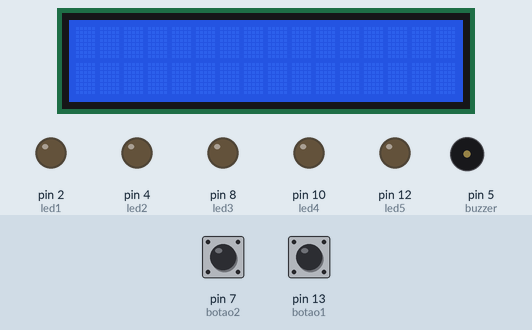
The sketch below on a simulated Arduino Uno, built with avr-gcc and run on an emulated ATmega328P. Shown: 16×2 character LCD, output pins drawn as LEDs (lit = HIGH), buzzer (waves = sounding). Inputs (shaded band) come from the test bench; at power-on: pin 7 (botao2) LOW, pin 13 (botao1) LOW.

Above: at 1.2 s.
1.3 s: pin 7 (botao2) pulled HIGH for 0.15 s
At 2.5 s:
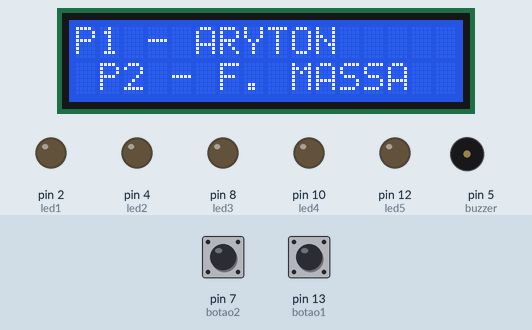
2.9 s: pin 13 (botao1) pulled HIGH for 0.15 s
At 7.7 s:
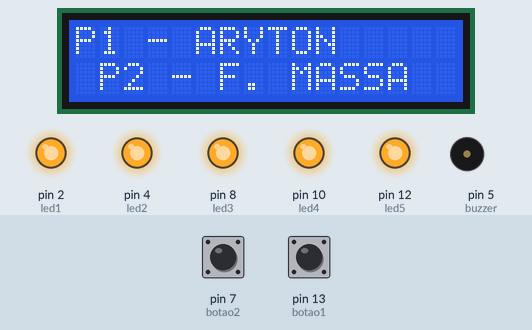
8.6 s: pin 7 (botao2) pulled HIGH for 1 s
At 9.5 s:
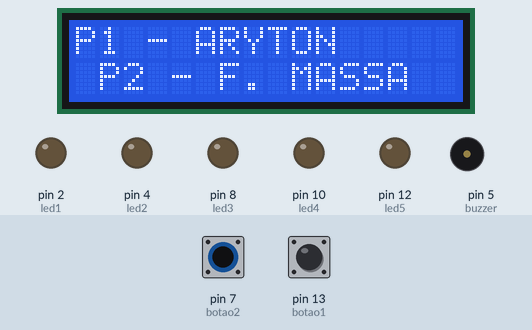
11.1 s: pin 13 (botao1) pulled HIGH for 1 s
At 11.8 s:
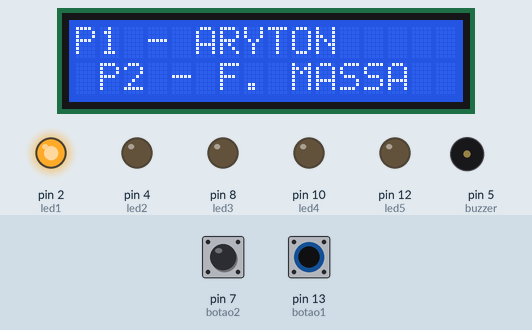
14.9 s: pin 13 (botao1) pulled HIGH for 3.2 s
Timing chart, 0 to 22.5 s (numbered marks = the images above; inputs shaded):
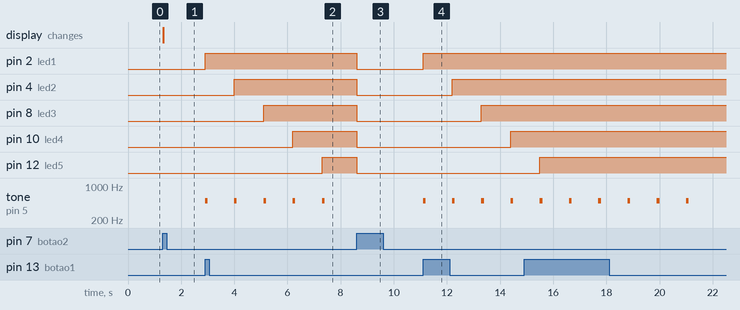

Measured:
- after the input at 1.3 s, the display: changes at once (image 1)
- after the input at 2.9 s, pin 2 (led1): LOW → HIGH at once; pin 4 (led2): LOW → HIGH after 1.1 s; pin 8 (led3): LOW → HIGH after 2.2 s; pin 10 (led4): LOW → HIGH after 3.3 s; pin 12 (led5): LOW → HIGH after 4.4 s
- after the input at 8.6 s, pin 2 (led1), pin 4 (led2), pin 8 (led3), pin 10 (led4), pin 12 (led5): HIGH → LOW at once
- after the input at 11.1 s, pin 2 (led1): LOW → HIGH at once; pin 4 (led2): LOW → HIGH after 1.1 s; pin 8 (led3): LOW → HIGH after 2.2 s; pin 10 (led4): LOW → HIGH after 3.3 s; tone on pin 5 (buzzer): alternates 500 Hz for 0.10 s and silent for 1.0 s, starting at once

The sketch:

farol_f1.ino
```cpp
#include <Adafruit_LiquidCrystal.h>

Adafruit_LiquidCrystal lcd_1(0);

// variáveis
const int led1 = 2;
const int led2 = 4;
const int led3 = 8;
const int led4 = 10;
const int led5 = 12;
const int buzzer = 5;
const int botao1 = 13;
const int botao2 = 7;

void setup()
{
  lcd_1.begin(16, 2);


  pinMode(led1, OUTPUT);
  pinMode(led2, OUTPUT);
  pinMode(led3, OUTPUT);
  pinMode(led4, OUTPUT);
  pinMode(led5, OUTPUT);
  pinMode(buzzer, OUTPUT);
  pinMode(botao1, INPUT);
  pinMode(botao2, INPUT);
}

void loop()
{
  int estadobotaoL = digitalRead(botao1);
  int estadobotaoD = digitalRead(botao2);

  if (estadobotaoL == HIGH){
    digitalWrite(led1, HIGH);
    tone (buzzer,500);
    delay(100);
    noTone (buzzer);
    delay(1000);

    digitalWrite(led2, HIGH);
    tone (buzzer,500);
    delay(100);
    noTone (buzzer);
    delay(1000);

    digitalWrite(led3, HIGH);
    tone (buzzer,500);
    delay(100);
    noTone (buzzer);
    delay(1000);

    digitalWrite(led4, HIGH);
    tone (buzzer,500);
    delay(100);
    noTone (buzzer);
    delay(1000);

    digitalWrite(led5, HIGH);
    tone (buzzer,500);
    delay(100);
    noTone (buzzer);
    delay(1000);

  }else if(estadobotaoD == HIGH){
    digitalWrite(led1, LOW);
    digitalWrite(led2, LOW);
    digitalWrite(led3, LOW);
    digitalWrite(led4, LOW);
    digitalWrite(led5, LOW);
    lcd_1.setCursor(0,0);
    lcd_1.print("P1 - ARYTON");
    lcd_1.setCursor(1,2);
    lcd_1.print("P2 - F. MASSA");
  }


}
```
